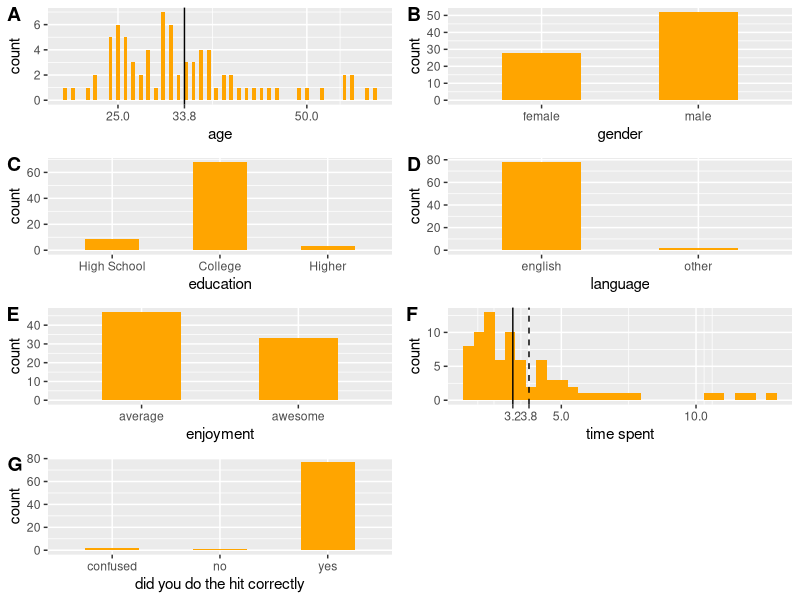
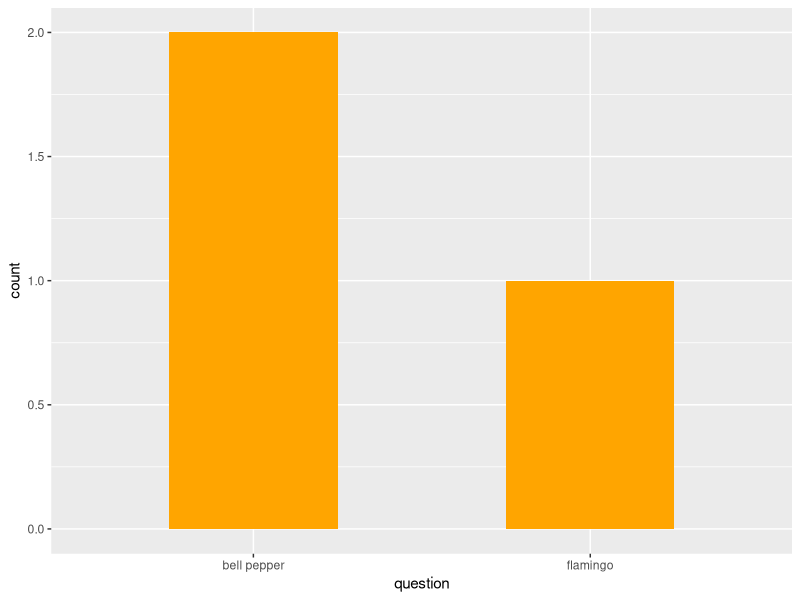
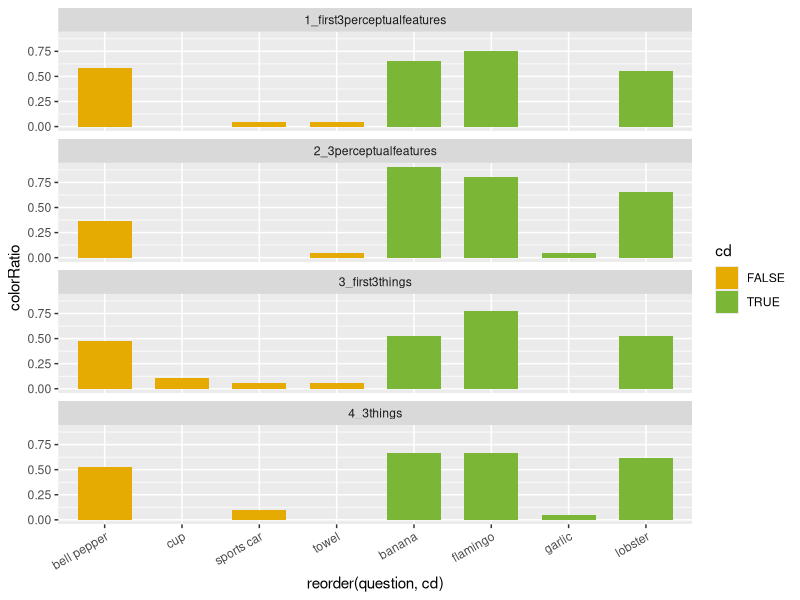

Reproduce these figures in R, in order.
## ---- chunk 1
knitr::opts_chunk$set(echo = TRUE)
## ---- chunk 2
library(cowplot)
library(tidyverse)
library(here)

df_import = read_csv(here("data","01_norming","01_pilot","01-04","data.csv")) %>% 
  # exclude test
  # weird filter property that it will exclude NAs
  filter(is.na(comments) | comments != "TEST")

df = df_import %>%
  select(feature1,feature2,feature3,obj_unknown,question,pilot,anon_worker_id) %>% 
  mutate_at(vars(feature1,feature2,feature3),funs(str_to_lower(.)))
## ---- chunk 3
# other info
engl_spellings = c("english", "englis", "eng")

df_subj = df_import %>% 
  select(age,gender,education,languages,enjoyment,timeSpent,HitCorrect,comments,anon_worker_id) %>% 
  distinct() %>% 
  mutate_at(vars(languages), funs(str_to_lower(.))) %>% 
  mutate_at(vars(languages), funs(ifelse(. %in% engl_spellings, "english", .))) %>% 
  mutate(lang=ifelse(languages == "english","english","other")) %>% 
  mutate_at(vars(age), funs(as.integer(.))) %>% 
  mutate_at(vars(enjoyment), 
            funs(ifelse(.==1,"average",
                        ifelse(.==2,"awesome","other")))) %>% 
  mutate_at(vars(HitCorrect),
            funs(ifelse(HitCorrect==0,"no",
                        ifelse(HitCorrect==404,"confused","yes")))) %>% 
  mutate(edu = ifelse(str_detect(education,"high_school"),"High School",
                      ifelse(str_detect(education,"college"),"College","Higher"))) %>% 
  mutate_at(vars(edu), funs(fct_relevel(.,"High School", "College", "Higher")))


mean_age = round(mean(df_subj$age),digits = 1)
p_age = ggplot(df_subj,aes(x=age)) +
  geom_bar(width = .5,
           fill = "orange") +
  geom_vline(xintercept= mean_age) +
  scale_x_continuous(breaks=c(25,50,75,mean_age))

p_gen = ggplot(df_subj,aes(x=gender)) +
  geom_bar(width = .5,
           fill = "orange")

p_edu = ggplot(df_subj,aes(x=edu)) +
  geom_bar(width = .5,
           fill = "orange") +
  xlab("education")
  # theme(axis.text.x = element_text(angle = 25, hjust = 1))

p_lang = ggplot(df_subj,aes(x=lang)) +
  geom_bar(width = .5,
           fill = "orange") +
  xlab("language")
  # theme(axis.text.x = element_text(angle=45,hjust=1))

p_enj = ggplot(df_subj,aes(x=enjoyment)) +
  geom_bar(width = .5,
           fill = "orange")

mean_time = round(mean(df_subj$timeSpent), digits = 1)
mean_time_nooutliers = round(mean(df_subj[df_subj$timeSpent<=9,]$timeSpent), digits = 1)
p_time = ggplot(df_subj,aes(x=timeSpent)) +
  geom_histogram(fill = "orange") +
  geom_vline(xintercept=mean_time_nooutliers) +
  geom_vline(xintercept=mean_time,linetype="dashed") +
  scale_x_continuous(breaks=c(mean_time_nooutliers,mean_time,floor(0),floor(5),floor(10))) +
  xlab("time spent")

p_HitCorrect = ggplot(df_subj,aes(x=HitCorrect)) +
  geom_bar(width = .5,
           fill = "orange") +
  xlab("did you do the hit correctly")

plot_grid(p_age,p_gen,p_edu,p_lang,p_enj,p_time,p_HitCorrect, labels = "AUTO", ncol = 2, align = 'v')

# unique(df_subj$comments)

## ---- chunk 4
ggplot(df[df$obj_unknown==TRUE,],aes(x=question)) +
  geom_bar(width = 0.5,
           fill = "orange")
## ---- chunk 5

# misspellings
yellow = c("hellow")

color_list = c("color", "colorful", "green", "orange", "pink", "red", "white", "yellow", "hellow")

cd_list = c("banana","flamingo","lobster","garlic")

df_cat = df %>%
  filter(obj_unknown==FALSE) %>% 
  # mutate(f1_cat = ifelse(sum(str_detect(feature1,color_list)) >= 1, T, F)) %>% 
  mutate(f1_cat = ifelse(feature1 %in% color_list, T, F)) %>% 
  mutate(f2_cat = ifelse(feature2 %in% color_list, T, F)) %>% 
  mutate(f3_cat = ifelse(feature3 %in% color_list, T, F)) %>% 
  mutate(cd = ifelse(question %in% cd_list, T, F))

## ---- chunk 6
df_plot = df_cat %>% 
  select(-obj_unknown) %>% 
  gather(feature_pos,color,f1_cat,f2_cat,f3_cat) %>% 
  group_by(feature_pos,question,pilot,cd) %>% 
  summarize(colorRatio = mean(color)) %>% 
  ungroup() %>% 
  filter(feature_pos=="f1_cat")

# ggplot(df_plot,aes(x=reorder(question,cd), y=colorRatio, fill=pilot)) +
  # facet_wrap(vars(feature_pos),
  #            ncol=1) +
ggplot(df_plot,aes(x=reorder(question,cd), y=colorRatio, fill=cd)) +
  facet_wrap(vars(pilot),
             ncol=1) +
  geom_bar(width = .7, 
           position = "dodge", 
           stat = "identity") +
  theme(axis.text.x = element_text(angle = 30, hjust=1)) +
  # theme(legend.position = "none") +
  scale_fill_manual(values=c("#E6AB02", "#7CB637"))
